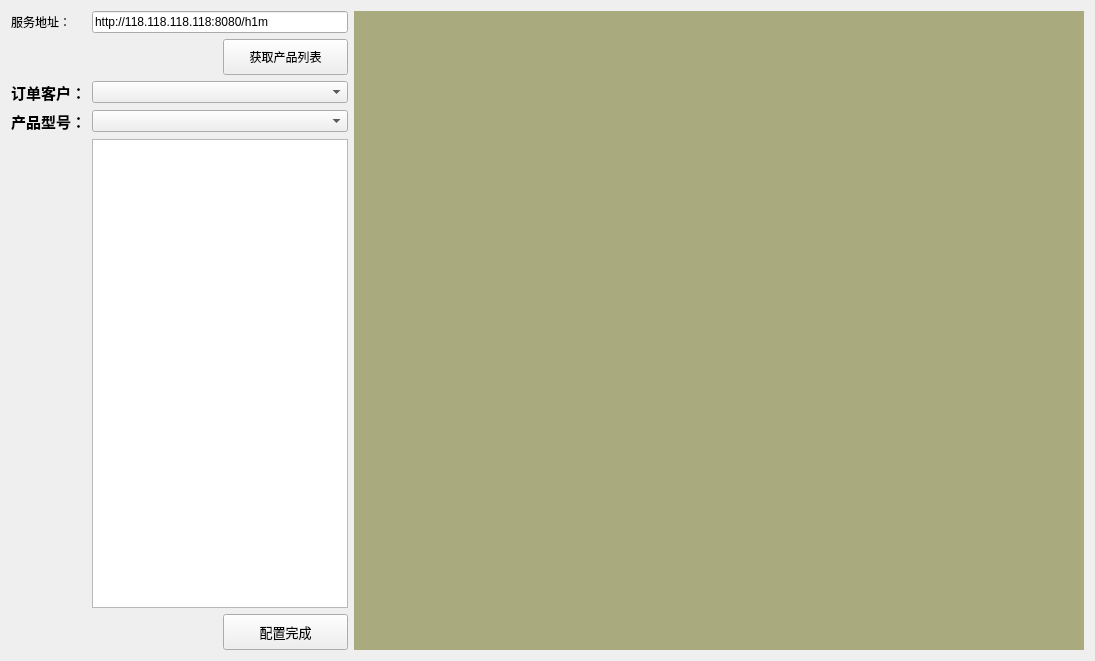
<?xml version="1.0" encoding="UTF-8"?>
<ui version="4.0">
 <class>W01_ProductChange</class>
 <widget class="QWidget" name="W01_ProductChange">
  <property name="geometry">
   <rect>
    <x>0</x>
    <y>0</y>
    <width>1095</width>
    <height>661</height>
   </rect>
  </property>
  <property name="windowTitle">
   <string>Form</string>
  </property>
  <layout class="QGridLayout" name="gridLayout_2">
   <item row="0" column="0">
    <layout class="QGridLayout" name="gridLayout">
     <item row="4" column="0">
      <spacer name="horizontalSpacer">
       <property name="orientation">
        <enum>Qt::Horizontal</enum>
       </property>
       <property name="sizeType">
        <enum>QSizePolicy::Preferred</enum>
       </property>
       <property name="sizeHint" stdset="0">
        <size>
         <width>40</width>
         <height>20</height>
        </size>
       </property>
      </spacer>
     </item>
     <item row="5" column="2">
      <widget class="QPushButton" name="pFinishCfgBtn">
       <property name="minimumSize">
        <size>
         <width>0</width>
         <height>36</height>
        </size>
       </property>
       <property name="font">
        <font>
         <pointsize>10</pointsize>
         <weight>50</weight>
         <bold>false</bold>
        </font>
       </property>
       <property name="text">
        <string>配置完成</string>
       </property>
      </widget>
     </item>
     <item row="0" column="1" colspan="2">
      <widget class="QLineEdit" name="pCfgSrvEdit">
       <property name="text">
        <string>http://118.118.118.118:8080/h1m</string>
       </property>
      </widget>
     </item>
     <item row="4" column="1" colspan="2">
      <widget class="QTextBrowser" name="pProductInfo">
       <property name="sizePolicy">
        <sizepolicy hsizetype="Preferred" vsizetype="Expanding">
         <horstretch>0</horstretch>
         <verstretch>0</verstretch>
        </sizepolicy>
       </property>
      </widget>
     </item>
     <item row="2" column="1" colspan="2">
      <widget class="QComboBox" name="pCustomerCBox">
       <property name="sizePolicy">
        <sizepolicy hsizetype="Preferred" vsizetype="Fixed">
         <horstretch>0</horstretch>
         <verstretch>0</verstretch>
        </sizepolicy>
       </property>
      </widget>
     </item>
     <item row="0" column="0">
      <widget class="QLabel" name="label_4">
       <property name="text">
        <string>服务地址：</string>
       </property>
      </widget>
     </item>
     <item row="2" column="0">
      <widget class="QLabel" name="label">
       <property name="font">
        <font>
         <pointsize>11</pointsize>
         <weight>75</weight>
         <bold>true</bold>
        </font>
       </property>
       <property name="text">
        <string>订单客户：</string>
       </property>
      </widget>
     </item>
     <item row="3" column="0">
      <widget class="QLabel" name="label_2">
       <property name="font">
        <font>
         <pointsize>11</pointsize>
         <weight>75</weight>
         <bold>true</bold>
        </font>
       </property>
       <property name="text">
        <string>产品型号：</string>
       </property>
      </widget>
     </item>
     <item row="3" column="1" colspan="2">
      <widget class="QComboBox" name="pProductCBox">
       <property name="sizePolicy">
        <sizepolicy hsizetype="Preferred" vsizetype="Fixed">
         <horstretch>0</horstretch>
         <verstretch>0</verstretch>
        </sizepolicy>
       </property>
      </widget>
     </item>
     <item row="1" column="2">
      <widget class="QPushButton" name="pGetCfgBtn">
       <property name="minimumSize">
        <size>
         <width>0</width>
         <height>36</height>
        </size>
       </property>
       <property name="text">
        <string>获取产品列表</string>
       </property>
      </widget>
     </item>
     <item row="1" column="0" colspan="2">
      <spacer name="horizontalSpacer_2">
       <property name="orientation">
        <enum>Qt::Horizontal</enum>
       </property>
       <property name="sizeType">
        <enum>QSizePolicy::Preferred</enum>
       </property>
       <property name="sizeHint" stdset="0">
        <size>
         <width>40</width>
         <height>20</height>
        </size>
       </property>
      </spacer>
     </item>
     <item row="5" column="0" colspan="2">
      <spacer name="horizontalSpacer_3">
       <property name="orientation">
        <enum>Qt::Horizontal</enum>
       </property>
       <property name="sizeHint" stdset="0">
        <size>
         <width>40</width>
         <height>20</height>
        </size>
       </property>
      </spacer>
     </item>
    </layout>
   </item>
   <item row="0" column="1">
    <widget class="QLabel" name="pProductImage">
     <property name="sizePolicy">
      <sizepolicy hsizetype="Expanding" vsizetype="Preferred">
       <horstretch>0</horstretch>
       <verstretch>0</verstretch>
      </sizepolicy>
     </property>
     <property name="styleSheet">
      <string notr="true">background-color: rgb(170, 170, 127);</string>
     </property>
     <property name="text">
      <string/>
     </property>
    </widget>
   </item>
  </layout>
 </widget>
 <resources/>
 <connections/>
</ui>
